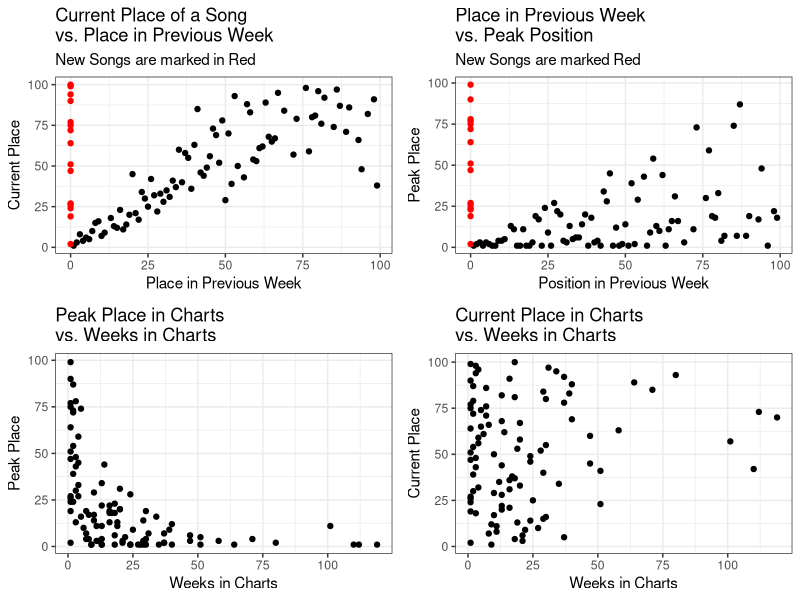
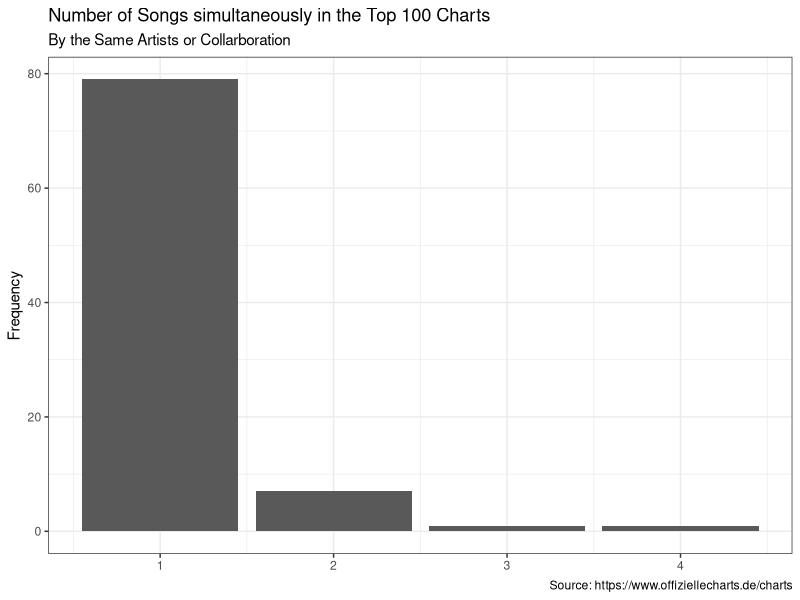
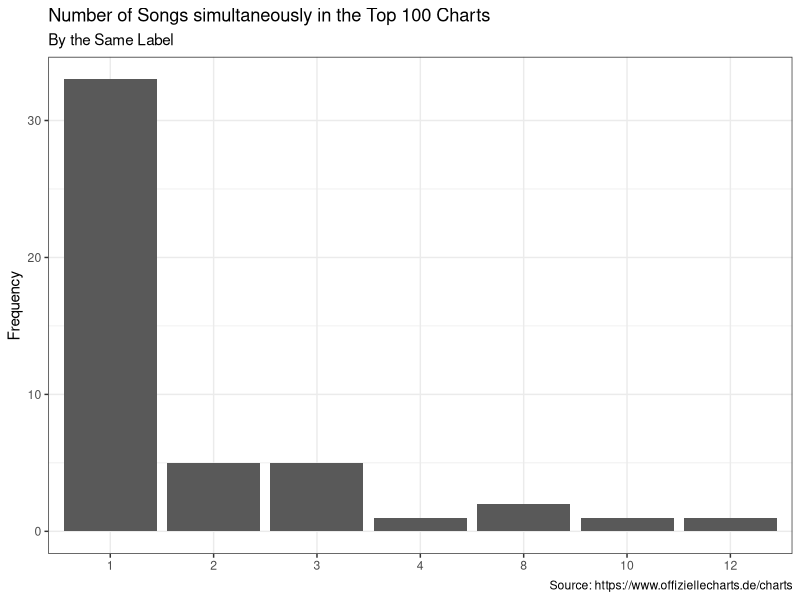

These figures' R source, in order:
## ---- chunk 1
library(ggplot2)
library(gridExtra)
library(readr)
library(dplyr)
chart_scrap <- read_csv('2022-01-19_charts_report.csv')
## ---- chunk 2
#Reporting Figures and Tables
#Scatter Plots
current_v_last <- ggplot(data = chart_scrap,
                                     aes(y = current, x=last_week,
                                     col=ifelse(is.na(last_week), yes = 'NA' , no = 'NonNA')))+
                                      geom_point(aes(y = current, x=last_week_fill),show.legend = F)+
                                      scale_color_manual(values = c('#FF0000','#000000'))+
                                      labs(title = 'Current Place of a Song \nvs. Place in Previous Week',
                                           subtitle = 'New Songs are marked in Red',
                                           y='Current Place', x='Place in Previous Week')+
                                        theme_bw()
weeks_v_peak <- ggplot(data = chart_scrap,
                                             aes(x=weeks_in_charts, y=peak_in_charts))+
                                              geom_point()+
                                              labs(title = 'Peak Place in Charts \nvs. Weeks in Charts',
                                                   x='Weeks in Charts', y='Peak Place')+
                                              theme_bw()
week_v_current <- ggplot(data = chart_scrap, aes(x=weeks_in_charts, y=current))+
                                      geom_point()+
                                      labs(title = 'Current Place in Charts \nvs. Weeks in Charts',
                                           x='Weeks in Charts', y='Current Place')+
                                      theme_bw()
last_v_peak <- ggplot(data = chart_scrap, aes(x=last_week_fill, y=peak_in_charts,
                                                col=ifelse(is.na(last_week), yes = 'NA' , no = 'NonNA')))+
                                    geom_point(show.legend = F)+
                                    labs(title = 'Place in Previous Week \nvs. Peak Position',
                                         subtitle = 'New Songs are marked Red',
                                         x='Position in Previous Week', y='Peak Place')+
                                    scale_color_manual(values = c('#FF0000','#000000'))+
                                    theme_bw()
grid.arrange(current_v_last,last_v_peak, weeks_v_peak,week_v_current, nrow=2)
## ---- chunk 3
chart_scrap%>%
                      count(artist)%>%
                      ggplot(aes(x=n))+
                      geom_bar()+
                      labs(title = 'Number of Songs simultaneously in the Top 100 Charts',
                           subtitle = 'By the Same Artists or Collarboration',
                           y='Frequency',
                           x=NULL,
                           caption = 'Source: https://www.offiziellecharts.de/charts')+
                      theme_bw()
chart_scrap%>%
                        count(artist,sort = T)%>%
                        filter(n>1)%>%
                        knitr::kable()
chart_scrap%>%
                      count(label)%>%
                      ggplot(aes(x=as.factor(n)))+
                      geom_bar()+
                      geom_bar()+
                      labs(title = 'Number of Songs simultaneously in the Top 100 Charts',
                           subtitle = 'By the Same Label',
                           y='Frequency',
                           x=NULL,
                           caption = 'Source: https://www.offiziellecharts.de/charts')+
                      theme_bw()
chart_scrap%>%
                        count(label, sort = T)%>%
                        filter(n>1)%>%
                        knitr::kable()
## ---- chunk 4
#Songs that are currently peaking
chart_scrap%>%
                        filter(current == peak_in_charts)%>%
                        select(artist, title, current)%>%
                        rename(Position = current)%>%
                        knitr::kable()
